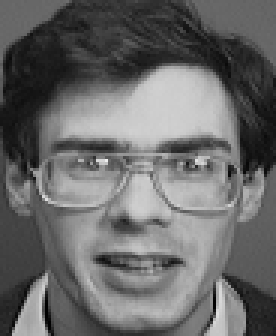
#> input picture orl_faces_train/s20/8.pgm, 92 x 112 px (shown 3 times larger)
$ python face_rec.py
#> lines starting #> are read from the running program, lines starting #| are printed output that depends on the picture
import os
import cv2
import numpy as np
import matplotlib.pyplot as plt

from faceDetection import detect_faces
# ----------------------------------------------------

def read_images(dataset_path, image_size=(100, 100), detect=True):
    """
    Read images from dataset_path where each subfolder corresponds to a subject.
    If detect==True, each image is processed through a face detector.
    Returns images as flattened arrays, labels, and a mapping from label id to subject name.
    """
#> called with dataset_path = 'orl_faces_train', image_size = (100, 100), detect = False
    images = []
    labels = []
    label_names = {}

    # Start with label_id 0 for known subjects.
    # Impostor (unknown) faces will be given a label of -1.
    for subject in os.listdir(dataset_path):
        subject_path = os.path.join(dataset_path, subject)
        if os.path.isdir(subject_path):
            # Check if the folder name equals "-1". If so, assign label -1.
            if subject == "-1":
                subject_label = -1
            else:
                # For other subjects, assign a sequential label.
                subject_label = len(label_names)
                label_names[subject_label] = subject

            for filename in os.listdir(subject_path):
                if not filename.lower().endswith(('.png', '.jpg', '.jpeg', '.bmp', '.pgm')):
                    continue
                img_path = os.path.join(subject_path, filename)
                # Read the image in grayscale
                raw_img = cv2.imread(img_path, cv2.IMREAD_GRAYSCALE)
#> raw_img is the input picture: shape (112, 92); min 0, max 238, mean 105.3
                if raw_img is None:
                    continue

                # If detection is enabled, crop the face before resizing.
                if detect:
                    faces = detect_faces([raw_img], extract_all_faces=False)
                    if len(faces) == 0:
                        continue  # no face found; skip image
                    face = faces[0]
                else:
                    face = raw_img

                # Resize the face to the desired size and flatten it.
                face_resized = cv2.resize(face, image_size)
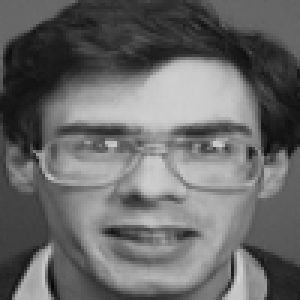
#> face_resized: shape (100, 100) (shown 3 times larger); min 7, max 210, mean 105.1
                images.append(face_resized.flatten())
                labels.append(subject_label)
#> pass 2 of the loop in read_images, `for subject in os.listdir(dataset_path):`:
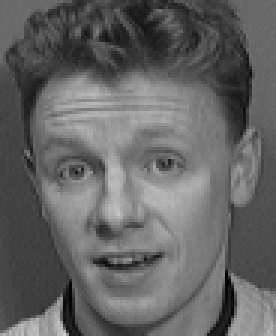
#> input picture orl_faces_train/s21/8.pgm, 92 x 112 px (shown 3 times larger)
#> in read_images, raw_img is the input picture: shape (112, 92); min 0, max 208, mean 100.2
#> in read_images, `face_resized = cv2.resize(face, image_size)`:
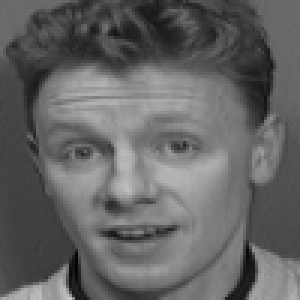
#> face_resized: shape (100, 100) (shown 3 times larger); min 4, max 198, mean 100
    print(f"Loaded a total of {len(images)} images from {dataset_path}")
#| Loaded a total of 2 images from orl_faces_train
    return np.array(images, dtype="float32"), np.array(labels), label_names


# ----------------------------------------------------
# PCA, projection, and recognition functions
# (same as before)
# ----------------------------------------------------
# [34 lines left out: functions compute_pca, project_face, not called in this run]

def euclidean_distance(a, b):
    """Compute Euclidean distance between two vectors."""
    return np.linalg.norm(a - b)

# [85 lines left out: functions face_recognition, compute_roc, plot_roc_curve, not called in this run]
import cv2
import numpy as np
import matplotlib.pyplot as plt

# (Include your helper functions: _to_uint8, detect_faces, read_images, compute_pca,
# project_face, euclidean_distance, and face_recognition from your code above.)

# ------------------------------------------------------------------------------
# New function: recognize_query_image(...)
# ------------------------------------------------------------------------------
# [51 lines left out: function recognize_query_image, not called in this run]

    # # Prepare the query image for visualization (convert gray to BGR for colored text)
    # query_disp = cv2.cvtColor(query_face_resized, cv2.COLOR_GRAY2BGR)
    # cv2.putText(query_disp, predicted_name, (5, 20),
    #             cv2.FONT_HERSHEY_SIMPLEX, 0.7, (0, 255, 0), 2)

    # if match_img is not None:
    #     match_disp = cv2.cvtColor(match_img, cv2.COLOR_GRAY2BGR)
    #     cv2.putText(match_disp, predicted_name, (5, 20),
    #                 cv2.FONT_HERSHEY_SIMPLEX, 0.7, (255, 0, 0), 2)

    #     # Combine query and match images side-by-side
    #     combined = np.hstack((query_disp, match_disp))
    #     cv2.imshow("Query (left) and Best Match (right)", combined)
    #     cv2.imwrite("query_and_match.png", combined)  # Optionally save to file.
    # else:
    #     cv2.imshow("Query Face", query_disp)
    #     cv2.imwrite("query_unknown.png", query_disp)

    # cv2.waitKey(0)
    # cv2.destroyAllWindows()


# ------------------------------------------------------------------------------
# Example usage:
# ------------------------------------------------------------------------------
# Assume that you have already loaded your training and testing data, and computed PCA, for example:
#
# train_path = "orl_faces_train"
# train_images, train_labels, train_label_names = read_images(train_path, image_size=(100, 100), detect=True)
#
# num_components = 100
# mean_face, eigenvalues, eigenvectors = compute_pca(train_images, num_components)
# threshold = 4000   # (or an appropriately tuned value)
#
# Now, specify the path to a new query image:


dataset_folder = "dataset"

# Load training data from the training folder (with face detection enabled)
train_path = "orl_faces_train"
train_images, train_labels, train_label_names = read_images(train_path, image_size=(100, 100), detect=False)
#> train_labels = [0, 1]; train_label_names = {0: 's20', 1: 's21'}

# Load testing data from the test folder (with face detection enabled)
test_path = "orl_faces_test"
test_images, test_labels, test_label_names = read_images(test_path, image_size=(100, 100), detect=False)
#> (the run stopped early here; a loop or call above may not have finished)
